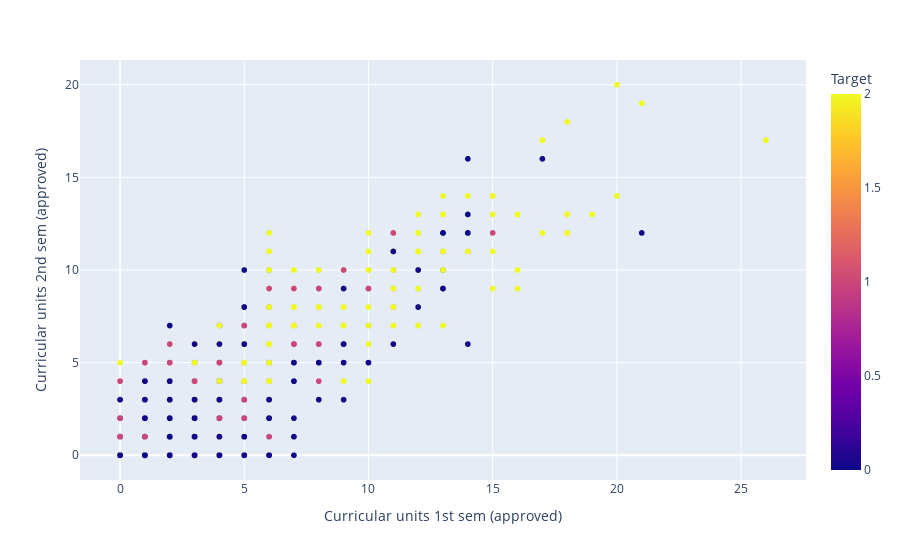

The cell this chart's notebook holds for it:
### Markdown cell above
### Let's plot the column ***Curricular units 2nd sem (approved)*** againt ***Curricular units 1st sem (approved)*** and differentiate ***Target*** by color

### Code cell
fig = px.scatter(student_df, 
             x = 'Curricular units 1st sem (approved)',
             y = 'Curricular units 2nd sem (approved)',
             color = 'Target')
fig.show()

### Figure 1 — Plotly figure (JSON) as saved in the notebook; plotly's stock layout.template omitted (floating-point values rounded to 4 significant figures; data arrays with more than 128 entries replaced by an {"elided": "..."} marker saying what was removed)
{"data": [{"hovertemplate": "Curricular units 1st sem (approved)=%{x}<br>Curricular units 2nd sem (approved)=%{y}<br>Target=%{marker.color}<extra></extra>", "legendgroup": "", "marker": {"color": {"elided": "4424 int values"}, "coloraxis": "coloraxis", "symbol": "circle"}, "mode": "markers", "name": "", "showlegend": false, "type": "scattergl", "x": {"elided": "4424 int values"}, "xaxis": "x", "y": {"elided": "4424 int values"}, "yaxis": "y"}], "layout": {"coloraxis": {"colorbar": {"title": {"text": "Target"}}, "colorscale": [[0, "#0d0887"], [0.1111, "#46039f"], [0.2222, "#7201a8"], [0.3333, "#9c179e"], [0.4444, "#bd3786"], [0.5556, "#d8576b"], [0.6667, "#ed7953"], [0.7778, "#fb9f3a"], [0.8889, "#fdca26"], [1, "#f0f921"]]}, "legend": {"tracegroupgap": 0}, "margin": {"t": 60}, "xaxis": {"anchor": "y", "domain": [0, 1], "title": {"text": "Curricular units 1st sem (approved)"}}, "yaxis": {"anchor": "x", "domain": [0, 1], "title": {"text": "Curricular units 2nd sem (approved)"}}}}
